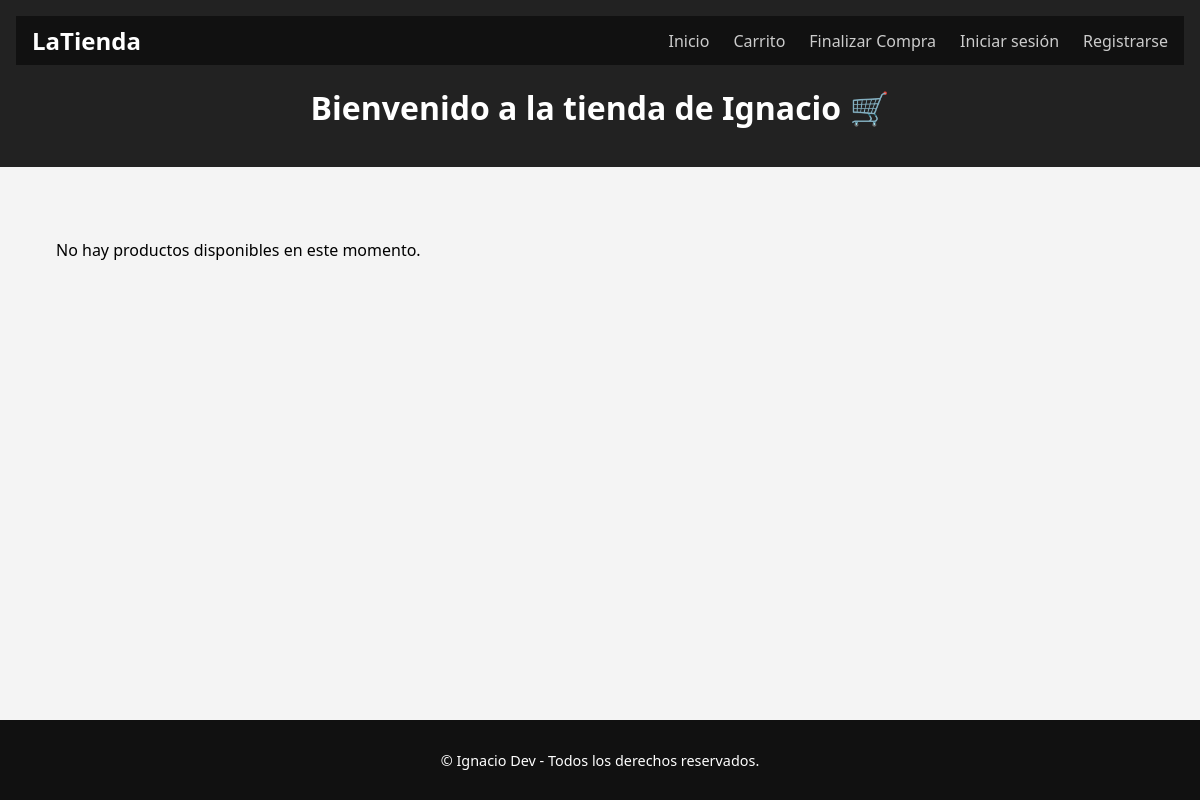
The app's page /, older data.
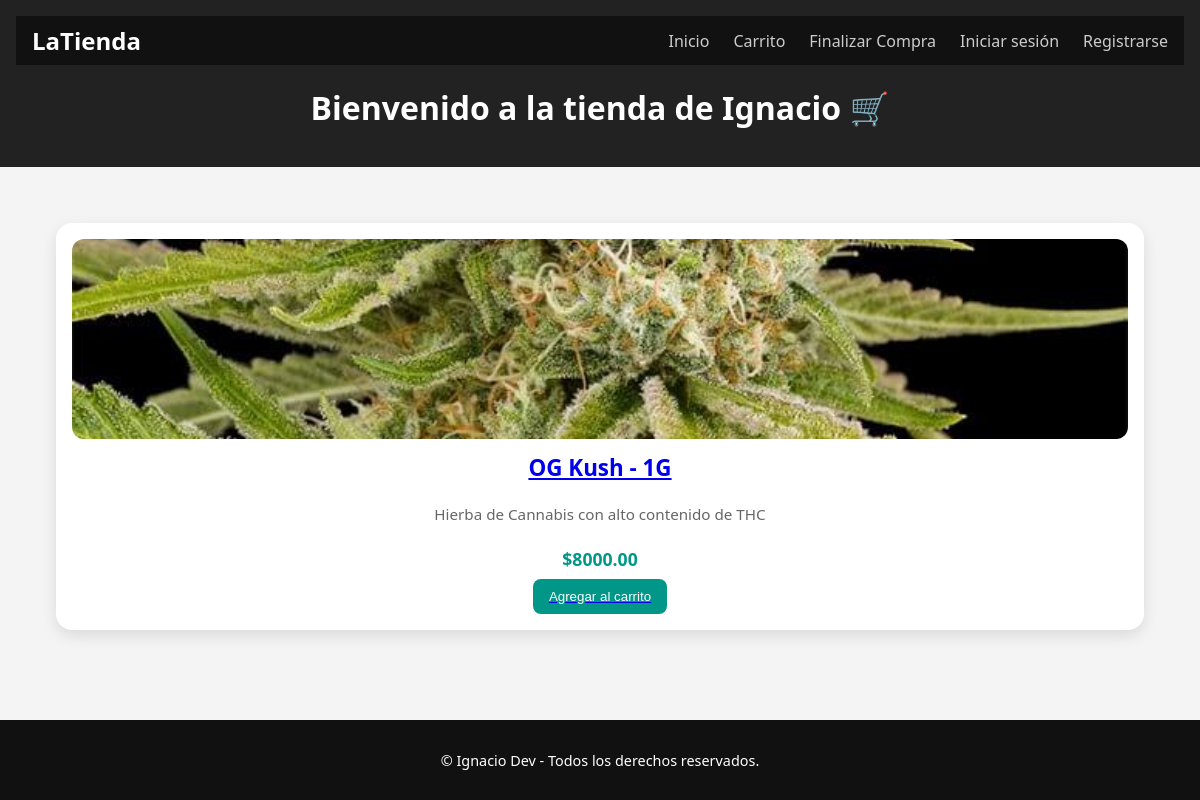
The same page, newer data.
### tienda/models.py (models this page shows, shortened)
class Producto(models.Model):
    nombre = models.CharField(max_length=100)
    descripcion = models.TextField()
    precio = models.DecimalField(max_digits=10, decimal_places=2)
    imagen = models.ImageField(upload_to='productos/', blank=True, null=True)

### tienda/views.py (the view)
# urls.py: path('', views.inicio, name='inicio'),
def inicio(request):
    productos = Producto.objects.all()
    return render(request, 'tienda/inicio.html', {'productos': productos})

### tienda/templates/tienda/inicio.html (shortened to what this page needs)
{% extends 'tienda/base.html' %}
{% load static %}
{% block content %}
<section class="productos">
    {% for producto in productos %}
        <div class="card">
            {% if producto.imagen %}
                <img src="{{ producto.imagen.url }}" alt="{{ producto.nombre }}">
            {% else %}
                <img src="{% static 'tienda/img/placeholder.jpg' %}" alt="Sin imagen">
            {% endif %}
            <h2>
                <a href="{% url 'detalle_producto' producto.id %}">{{ producto.nombre }}</a>
            </h2>
            <p>{{ producto.descripcion }}</p>
            <span>${{ producto.precio }}</span>
            <a href="{% url 'agregar_al_carrito' producto.id %}">
                <button>Agregar al carrito</button>
            </a>
        </div>
    {% empty %}
        <p>No hay productos disponibles en este momento.</p>
    {% endfor %}
</section>
{% endblock %}
{% block extra_css %}
<link rel="stylesheet" href="{% static 'tienda/css/inicio.css' %}">
{% endblock %}

### tienda/templates/tienda/base.html (shortened to what this page needs)
{% load static %}
<!DOCTYPE html>
<html lang="es">
<head>
    <link rel="stylesheet" href="{% static 'tienda/css/base.css' %}">
    {% block extra_css %}{% endblock %}
</head>
<body>
    <div class="page-container">
        <header>
            <nav class="navbar">
                <div class="nav-logo"><a href="{% url 'inicio' %}">LaTienda</a></div>
                <ul class="nav-links">
                    <li><a href="{% url 'inicio' %}">Inicio</a></li>
                    <li><a href="{% url 'ver_carrito' %}">Carrito</a></li>
                    <li><a href="{% url 'finalizar_compra' %}">Finalizar Compra</a></li>
                    {% if user.is_authenticated %}
                        <li>Hola, {{ user.username }}!</li>
                        <li><a href="{% url 'logout' %}">Cerrar sesión</a></li>
                    {% else %}
                        <li><a href="{% url 'login' %}">Iniciar sesión</a></li>
                        <li><a href="{% url 'registro' %}">Registrarse</a></li>
                    {% endif %}
                </ul>
            </nav>
            <h1>{% block header %}Bienvenido a la tienda de Ignacio 🛒{% endblock %}</h1>
        </header>
        <main class="contenido">
            {% block content %}{% endblock %}
        </main>
        <footer>
            <p>© {{ now|date:"Y" }} Ignacio Dev - Todos los derechos reservados.</p>
        </footer>
    </div>
</body>
</html>

### tienda/static/tienda/css/base.css (style rules this page uses)
body, html { margin: 0; padding: 0; min-height: 100vh; display: flex; flex-direction: column; font-family: 'Segoe UI', Tahoma, Geneva, Verdana, sans-serif; background-color: #f5f5f5; }
.page-container { display: flex; flex-direction: column; min-height: 100vh; }
header { background: #222; color: white; padding: 1rem; text-align: center; }
.navbar { display: flex; justify-content: space-between; align-items: center; padding: 0.5rem 1rem; background-color: #111; margin-bottom: 1rem; }
.nav-logo a { color: #fff; text-decoration: none; font-size: 1.5rem; font-weight: bold; }
.nav-links { list-style: none; display: flex; gap: 1.5rem; margin: 0; padding: 0; }
.nav-links a { color: #ccc; text-decoration: none; font-size: 1rem; transition: color 0.3s ease; }
.contenido { flex: 1; padding: 1.5rem; }
footer { background-color: #111; color: white; text-align: center; padding: 1rem; font-size: 0.9rem; margin-top: auto; }

### tienda/static/tienda/css/inicio.css (style rules this page uses)
body { font-family: 'Segoe UI', Tahoma, Geneva, Verdana, sans-serif; background-color: #f4f4f4; margin: 0; padding: 0; }
.productos { display: grid; grid-template-columns: repeat(auto-fit, minmax(280px, 1fr)); gap: 2rem; padding: 2rem; max-width: 1200px; margin: 0 auto; }
.card { background: #fff; border-radius: 16px; overflow: hidden; box-shadow: 0 6px 15px rgba(0, 0, 0, 0.1); transition: transform 0.3s ease; display: flex; flex-direction: column; justify-content: space-between; padding: 1rem; }
.card img { width: 100%; height: 200px; object-fit: cover; border-radius: 12px; }
.card h2 { font-size: 1.4rem; color: #222; margin: 0.8rem 0 0.4rem; text-align: center; }
.card p { font-size: 0.95rem; color: #666; text-align: center; }
.card span { font-size: 1.1rem; color: #009688; font-weight: bold; display: block; text-align: center; margin: 0.5rem 0; }
.card button { background-color: #009688; color: #fff; border: none; padding: 0.6rem 1rem; border-radius: 8px; cursor: pointer; transition: background-color 0.3s ease; margin: 0 auto; display: block; }

Row changes from the older to the newer data that the page shows:
added Producto: imagen (picture), nombre "OG Kush - 1G", descripcion "Hierba de Cannabis con alto contenido de THC", precio "8000.00"
Text that changed along with them:
text no longer shown: "No hay productos disponibles en este momento."
